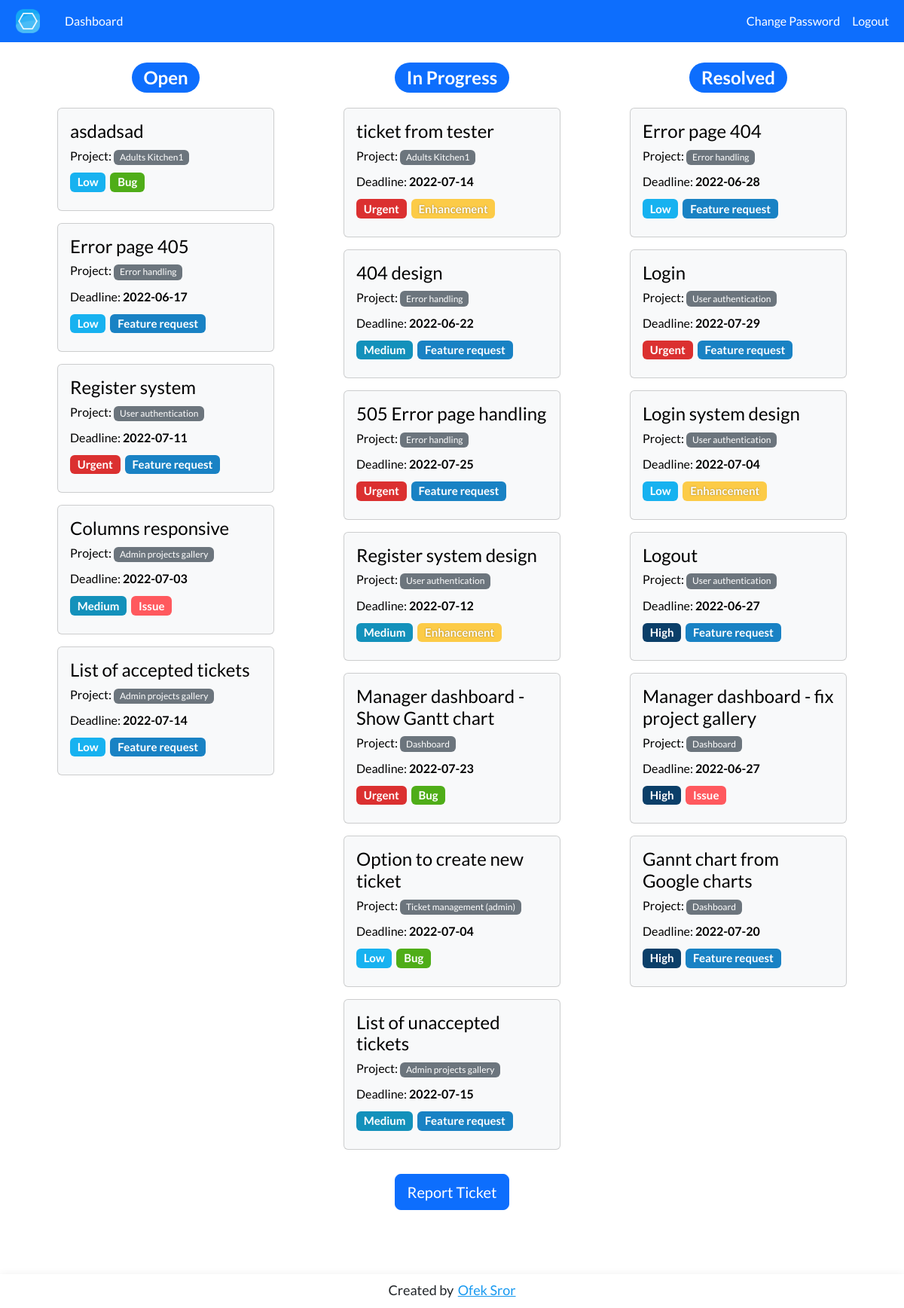
/ (signed in), run on the app's committed database.
### tables this page shows
CREATE TABLE tickets (
    id INTEGER PRIMARY KEY,
    title TEXT,
    description TEXT,
    status TEXT,
    priority TEXT,
    type TEXT,
    deadline DATE,
    time_estimate INTEGER,
    author INTEGER,
    date_added DATE,
    project INTEGER,
    accepted BIT DEFAULT 0,
    FOREIGN KEY(author) REFERENCES users(id)
    FOREIGN KEY(project) REFERENCES projects(id)
);

CREATE TABLE projects (
    id INTEGER PRIMARY KEY,
    company INTEGER,
    title TEXT,
    status TEXT,
    FOREIGN KEY(company) REFERENCES companies(id)
);

### app.py (the view, shortened to what this page needs)
@app.route("/")
@login_required
def dashboard():
    if session["role"] == "dev" or session["role"] == "tester":
        tickets = cursor.execute("SELECT * FROM tickets WHERE accepted = 1 AND id IN (SELECT ticket_id FROM assignedtickets WHERE dev_id = ?)", (session['user_id'],)).fetchall() # .fetchall()[0]
        openTickets = []
        inProgressTickets = []
        resolvedTickets = []
        newTickets = []
        for ticket in tickets:
            firstName, lastName = cursor.execute("SELECT first_name, last_name FROM users WHERE id = ?", (ticket[8],)).fetchall()[0]
            properties = {
                "id": ticket[0],
                "title": ticket[1],
                "description": ticket[2],
                "status": ticket[3],
                "priority": ticket[4],
                "type": ticket[5],
                "deadline": ticket[6],
                "time_estimate": ticket[7],
                "author": f"{firstName} {lastName}",
                "date_added": ticket[9],
                "project": ticket[10],
                "projectName": cursor.execute("SELECT title FROM projects WHERE id = ?", (ticket[10],)).fetchall()[0][0]
            }
            if properties['status'] == 'Open':
                openTickets.append(properties)
                properties['percentage'] = 0
            elif properties['status'] == 'In Progress':
                inProgressTickets.append(properties)
                properties['percentage'] = 50
            elif properties['status'] == 'Resolved':
                resolvedTickets.append(properties)
                properties['percentage'] = 100
            newTickets.append(properties)
        projects = []
        sProjects = cursor.execute("SELECT id, title FROM projects WHERE company = ?", (session['company'],)).fetchall()
        for p in sProjects:
            projects.append({
                "ID": p[0],
                "Title": p[1]
            })
        return render_template("dashDev.html", Tickets=newTickets, OpenTickets=openTickets, InProgressTickets=inProgressTickets, ResolvedTickets=resolvedTickets, Projects=projects, GanttHeight=30*len(newTickets)+30)
    else:
        return redirect('/account/wait')

### helpers.py (called while the page is built)
def login_required(f):
    @wraps(f)
    def decorated_function(*args, **kwargs):
        if session.get("user_id") is None:
            return redirect("/account/login")
        session['company'] = t_cursor.execute('SELECT company_id FROM users WHERE id = ?', (session['user_id'],)).fetchall()[0][0]
        session['role'] = t_cursor.execute('SELECT role FROM users WHERE id = ?', (session['user_id'],)).fetchall()[0][0]
        t_db.commit()
        if session['company'] is None:
            return redirect('/account/wait')
        if session['role'] is None:
            return redirect('/account/wait')
        return f(*args, **kwargs)
    return decorated_function

### templates/dashDev.html (shortened to what this page needs)
{% extends "layout.html" %}
{% block main %}
    <div id="kanbanTickets"  class="container">
        <div class="row">
            <ol id="openTickets" class="col-md-4">
                <h2 style="margin-bottom: 20px; text-align: center;"><span class="badge rounded-pill text-bg-primary">Open</span></h2>
                <div id="properties">
                    {% for ticket in OpenTickets %}
                    <li style="list-style: none">
                        <div class="card text-bg-light mb-3" style="max-width: 18rem; cursor: pointer; margin: 0 auto; float: none;" id={{ ticket.id }} onclick="location.href='/tickets/?ticket={{ ticket.id }}';">
                            <div class="card-body">
                                <h4 class="card-title">{{ ticket.title }}</h4>
                                <h6>Project: <span class="badge bg-secondary" style="font-weight: 400;">{{ ticket.projectName }}</span></h6>
                                {% if ticket.deadline %}
                                <h6 class="card-text" style="margin-top: 12px; margin-bottom: 12px;">Deadline: <b>{{ ticket.deadline }}</b></h6>
                                {% endif %}
                                <h5 style="display: inline-block; margin-right: 3px;"><span class="badge {{ ticket.priority }}Badge">{{ ticket.priority }}</span></h5>
                                <h5 style="display: inline-block;"><span class="badge {{ ticket.type }}Badge">{{ ticket.type }}</span></h5>
                            </div>
                        </div>
                    </li>
                    {% endfor %}
                </div>
            </ol>
            <ol id="inProgressTickets" class="col-md-4">
                <h2 style="margin-bottom: 20px; text-align: center;"><span class="badge rounded-pill text-bg-primary">In Progress</h2>
                <div id="properties">
                    {% for ticket in InProgressTickets %}
                    <li style="list-style: none">
                        <div class="card text-bg-light mb-3" style="max-width: 18rem; cursor: pointer; margin: 0 auto; float: none;" id={{ ticket.id }} onclick="location.href='/tickets/?ticket={{ ticket.id }}';">
                            <div class="card-body">
                                <h4 class="card-title">{{ ticket.title }}</h4>
                                <h6>Project: <span class="badge bg-secondary" style="font-weight: 400;">{{ ticket.projectName }}</span></h6>
                                {% if ticket.deadline %}
                                <h6 class="card-text" style="margin-top: 12px; margin-bottom: 12px;">Deadline: <b>{{ ticket.deadline }}</b></h6>
                                {% endif %}
                                <h5 style="display: inline-block; margin-right: 3px;"><span class="badge {{ ticket.priority }}Badge">{{ ticket.priority }}</span></h5>
                                <h5 style="display: inline-block;"><span class="badge {{ ticket.type }}Badge">{{ ticket.type }}</span></h5>
                            </div>
                        </div>
                    </li>
                    {% endfor %}
                </div>
            </ol>
            <ol id="resolvedTickets" class="col-md-4">
                <h2 style="margin-bottom: 20px; text-align: center;"><span class="badge rounded-pill text-bg-primary">Resolved</h2>
                <div id="properties">
                    {% for ticket in ResolvedTickets %}
                    <li style="list-style: none">
                        <div class="card text-bg-light mb-3" style="max-width: 18rem; cursor: pointer; margin: 0 auto; float: none;" id={{ ticket.id }} onclick="location.href='/tickets/?ticket={{ ticket.id }}';">
                            <div class="card-body">
                                <h4 class="card-title">{{ ticket.title }}</h4>
                                <h6>Project: <span class="badge bg-secondary" style="font-weight: 400;">{{ ticket.projectName }}</span></h6>
                                {% if ticket.deadline %}
                                <h6 class="card-text" style="margin-top: 12px; margin-bottom: 12px;">Deadline: <b>{{ ticket.deadline }}</b></h6>
                                {% endif %}
                                <h5 style="display: inline-block; margin-right: 3px;"><span class="badge {{ ticket.priority }}Badge">{{ ticket.priority }}</span></h5>
                                <h5 style="display: inline-block;"><span class="badge {{ ticket.type }}Badge">{{ ticket.type }}</span></h5>
                            </div>
                        </div>
                    </li>
                    {% endfor %}
                </div>
            </ol>
        </div>
    </div>
    <div class="text-center" style="margin-bottom: 60px;">
        <button data-bs-toggle="modal" data-bs-target="#TicketsModal" class="btn btn-primary btn-lg">Report Ticket</button>
    </div>
{% endblock %}

### templates/layout.html (style rules this page uses)
body { font-family: 'Lato', sans-serif; }

### templates/dashDev.html (style rules this page uses)
.BugBadge { background-color: #4fad18; color: rgb(255, 255, 255); }
.IssueBadge { background-color: #FF595E; color: rgb(255, 255, 255); }
.requestBadge { background-color: #1982C4; color: rgb(255, 255, 255); }
.EnhancementBadge { background-color: #fccb47; color: rgb(255, 255, 255); text-shadow: 0px 0px 2px #00000069; }
.LowBadge { background-color: #17b2f0; color: rgb(255, 255, 255); }
.MediumBadge { background-color: #1391bb; color: rgb(255, 255, 255); }
.HighBadge { background-color: #0b3f69; color: rgb(255, 255, 255); }
.UrgentBadge { background-color: #db3030; color: rgb(255, 255, 255); }

### data on the page
tickets: title "asdadsad", priority "Low", type "Bug"
projects: projectName "Adults Kitchen1", projectName "Adults Kitchen1"
tickets: title "Error page 405", deadline "2022-06-17", priority "Low", type "Feature request"
projects: projectName "Error handling", projectName "Error handling" "Error handling", projectName "Error handling"
tickets: title "Register system", deadline "2022-07-11", priority "Urgent", type "Feature request"
projects: projectName "User authentication", projectName "User authentication", projectName "User authentication" "User authentication" "User authentication"
tickets: title "Columns responsive", deadline "2022-07-03", priority "Medium", type "Issue"
projects: projectName "Admin projects gallery" "Admin projects gallery", projectName "Admin projects gallery"
tickets: title "List of accepted tickets", deadline "2022-07-14", priority "Low", type "Feature request"
tickets: title "ticket from tester", deadline "2022-07-14", priority "Urgent", type "Enhancement"
tickets: title "404 design", deadline "2022-06-22", priority "Medium", type "Feature request"
tickets: title "505 Error page handling", deadline "2022-07-25", priority "Urgent", type "Feature request"
tickets: title "Register system design", deadline "2022-07-12", priority "Medium", type "Enhancement"
tickets: title "Manager dashboard - Show Gantt chart", deadline "2022-07-23", priority "Urgent", type "Bug"
projects: projectName "Dashboard", projectName "Dashboard" "Dashboard"
tickets: title "Option to create new ticket", deadline "2022-07-04", priority "Low", type "Bug"
projects: projectName "Ticket management (admin)"
tickets: title "List of unaccepted tickets", deadline "2022-07-15", priority "Medium", type "Feature request"
tickets: title "Error page 404", deadline "2022-06-28", priority "Low", type "Feature request"
tickets: title "Login", deadline "2022-07-29", priority "Urgent", type "Feature request"
tickets: title "Login system design", deadline "2022-07-04", priority "Low", type "Enhancement"
tickets: title "Logout", deadline "2022-06-27", priority "High", type "Feature request"
tickets: title "Manager dashboard - fix project gallery", deadline "2022-06-27", priority "High", type "Issue"
tickets: title "Gannt chart from Google charts", deadline "2022-07-20", priority "High", type "Feature request"
